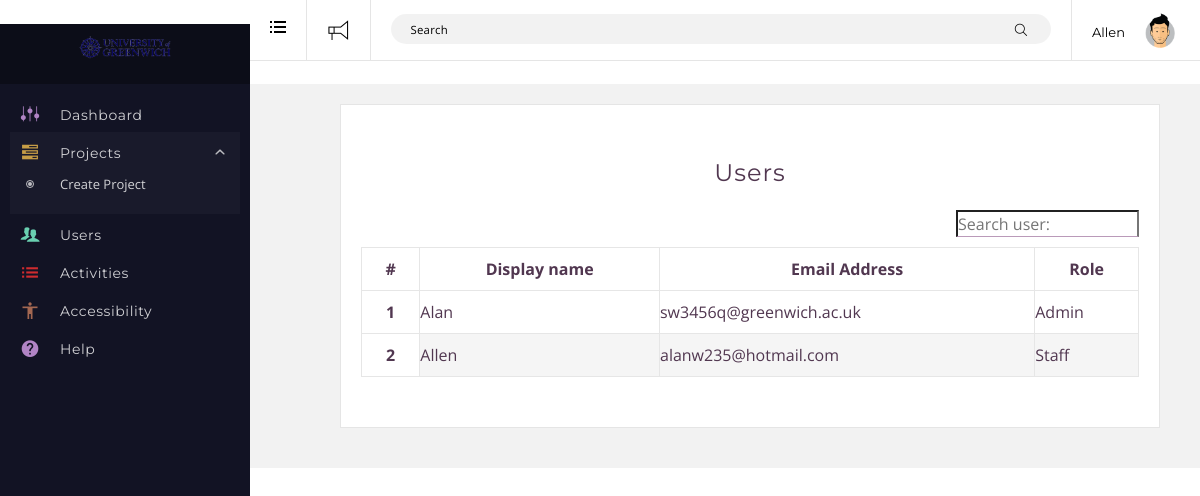
The page /user.php (signed in) on the database its author committed.
### tables this page shows
CREATE TABLE `users` (
  `id` int(99) NOT NULL,
  `display_name` varchar(255) NOT NULL,
  `password` varchar(255) NOT NULL,
  `email` varchar(255) NOT NULL,
  `role` smallint(9) NOT NULL
);

### classes/_users.php (called while the page is built, shortened)
<?php
class User
{
    public function __construct()
    {
     	$this->admins = $this->get_admins();
    }
    function get_all_user() {
    	global $database;
		$sql = "SELECT * From users";
		$result = $database->select_all_query( $sql );
		return $result;
    }
    function get_role_text( $role_id ) {
    	$role = 'Student';
    	switch ( $role_id ) {
    		case 0:
    			$role = 'Admin';
    			break;
    		case 1:
    			$role = 'Staff';
    			break;
    	}
    	return $role;
    }
	function get_admins() {
		global $database;
		$sql = "SELECT * From users WHERE role=0";
		$result = $database->select_all_query( $sql );
		return $result;
	}
}
$GLOBALS['user'] = new User();

### database.php (called while the page is built, shortened)
<?php
class database
{
	var $connection = null;
    function connect()
    {
        $hostname = "localhost";
        $dbuser = "root";
        $dbpass = "";
        $dbname = "GWizards";
        if($this->connection == null)
        {
            $this->connection = mysqli_connect($hostname,$dbuser,$dbpass,$dbname);
            if(!$this->connection)
    		{
    			die("Websie is on maintain, please comeback later");
    		}
            else    mysqli_query($this->connection,'set names utf8');
        }
    }
    function disconnect()
    {
        $this->connection = null;
    }
    function select_all_query($sql)
    {
        if($sql != '')
        {
            $list = mysqli_query($this->connection,$sql);
            $result = array();
            if( mysqli_num_rows($list) > 0)
            {
                while($row = mysqli_fetch_array($list,MYSQLI_ASSOC))
                {
                    $result[] = $row;
                }
                return $result;
            }
            else
            {
                return false;
            }
        }
    }
}
?>

### user.php (the view, shortened to what this page needs)
<?php
include("header.php");
if ( $session ):
	if ( '0' == $session['role'] || '1' == $session['role'] ):
?>
			<div id="content" class="tpl-full-width">
				<div id="main-container" class="clearfix">
					<div class="main container submit-container main-container" role="main">
						<div class="content-wrap">
							<div class="main-content container-fluid">
								<div class="col-xs-12 col-md-10">
						            <div class="panel panel-default">
					                    <h2 style="margin-bottom: 5px;">Users</h2>
										<div class="panel-body">
											<div class="pull-right" style="margin-bottom: 10px;">
											<input id="main-search" class="header-search" autocomplete="off" required="" type="text" name="s" value="" placeholder="Search user:">
											</div>
											<div>
												<table class="table table-hover" style="width: 100%">
													<thead>
													<tr>
														<th scope="col">#</th>
														<th scope="col">Display name</th>
														<th scope="col">Email Address</th>
														<th scope="col">Role</th>
													</tr>
													</thead>
												  	<?php
												  		$users = $user->get_all_user();
												  	?>
												  	<?php if ($users): ?>
												  		<?php foreach ( $users as $u ): ?>
												  			<tr>
														      <th scope="row"><?php echo $u['id'] ?></th>
														      <td><?php echo $u['display_name'] ?></td>
														      <td><?php echo $u['email'] ?></td>
														      <td><?php echo $user->get_role_text( $u['role'] ) ?></td>
														    </tr>
												  		<?php endforeach ?>
												  	<?php endif ?>
												</table>
											</div>
										</div>
									</div>
								</div>
							</div>
						</div>
					</div>
				</div>
			</div>
	<?php endif; ?>
<?php else: ?>
	<?php include("login.php"); ?>
<?php endif; ?>
<?php include("footer.php"); ?>

### assets/css/main.css (style rules this page uses)
#main-search { margin-top: 14px; }
#content { background: rgba(0,0,0,0.05); }
.content-wrap { padding: 20px 20px; }
.panel { margin-bottom: 20px; border: 1px solid rgba(0,0,0,0.1); overflow: hidden; padding: 20px; background: #fff; }
.panel-body { padding: 0px; }
table tr th { padding: 10px; }
* { margin: 0; padding: 0; }
h2 { margin-top: 30px; text-align: center; }

### rows shown on the page
users: id "1", display_name "Alan", email "sw3456q@greenwich.ac.uk", role "Admin"
users: id "2", display_name "Allen", email "alanw235@hotmail.com", role "Staff"

### other values the page prints
$session['display_name'] "Allen"
